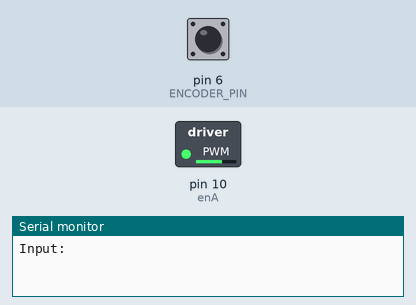
Bench run of a sketch on a simulated Arduino Uno, built with avr-gcc and run on an emulated ATmega328P. Shown: switched loads named in the sketch (green lamp = pin HIGH), the last lines printed to the serial monitor. The test bench sets the inputs (shaded band); at power-on: pin 6 (ENCODER_PIN) HIGH.

Above: at 0.1 s.
At 1.1 s:
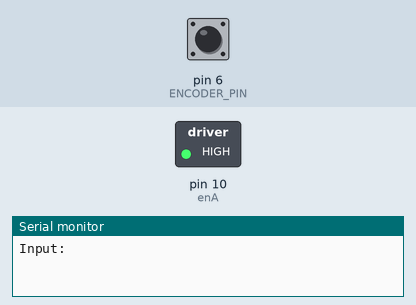
At 8.2 s:
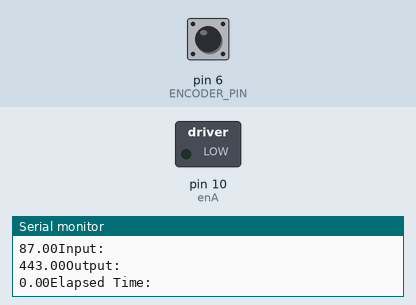
8.3 s: pin 6 (ENCODER_PIN) driven LOW
11.3 s: pin 6 (ENCODER_PIN) pulsed HIGH 2 times (0.12 s each, 0.3 s apart)
14.9 s: pin 6 (ENCODER_PIN) driven HIGH
Timing chart, 0 to 17.9 s (numbered marks = the images above; inputs shaded):
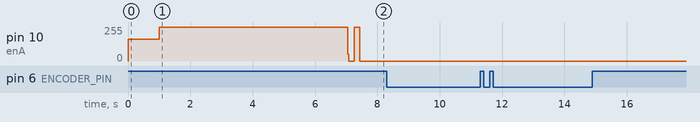

The sketch:

Lab4_2_1.ino
```cpp
// https://tutorial.cytron.io/2012/06/22/pid-for-embedded-design/
// Libraries:
// https://github.com/br3ttb/Arduino-PID-AutoTune-Library/blob/master/PID_AutoTune_v0
// https://github.com/br3ttb/Arduino-PID-Library/blob/master/


/********************************************************
 * PID Basic Example
 * Reading analog input 0 to control analog PWM output 3
 ********************************************************/

//#include "PID_v1.h"
#define LIBRARY_VERSION  1.2.1

class PID
{


  public:

  //Constants used in some of the functions below
  #define AUTOMATIC 1
  #define MANUAL  0
  #define DIRECT  0
  #define REVERSE  1
  #define P_ON_M 0
  #define P_ON_E 1

  //commonly used functions **************************************************************************
    PID(double*, double*, double*,        // * constructor.  links the PID to the Input, Output, and
        double, double, double, int, int);//   Setpoint.  Initial tuning parameters are also set here.
                                          //   (overload for specifying proportional mode)

    PID(double*, double*, double*,        // * constructor.  links the PID to the Input, Output, and
        double, double, double, int);     //   Setpoint.  Initial tuning parameters are also set here

    void SetMode(int Mode);               // * sets PID to either Manual (0) or Auto (non-0)

    bool Compute();                       // * performs the PID calculation.  it should be
                                          //   called every time loop() cycles. ON/OFF and
                                          //   calculation frequency can be set using SetMode
                                          //   SetSampleTime respectively

    void SetOutputLimits(double, double); // * clamps the output to a specific range. 0-255 by default, but
                                          //   it's likely the user will want to change this depending on
                                          //   the application


  //available but not commonly used functions ********************************************************
    void SetTunings(double, double,       // * While most users will set the tunings once in the
                    double);              //   constructor, this function gives the user the option
                                          //   of changing tunings during runtime for Adaptive control
    void SetTunings(double, double,       // * overload for specifying proportional mode
                    double, int);

  void SetControllerDirection(int);   // * Sets the Direction, or "Action" of the controller. DIRECT
                      //   means the output will increase when error is positive. REVERSE
                      //   means the opposite.  it's very unlikely that this will be needed
                      //   once it is set in the constructor.
    void SetSampleTime(int);              // * sets the frequency, in Milliseconds, with which
                                          //   the PID calculation is performed.  default is 100


  //Display functions ****************************************************************
  double GetKp();             // These functions query the pid for interal values.
  double GetKi();             //  they were created mainly for the pid front-end,
  double GetKd();             // where it's important to know what is actually
  int GetMode();              //  inside the PID.
  int GetDirection();           //

  private:
  void Initialize();

  double dispKp;        // * we'll hold on to the tuning parameters in user-entered
  double dispKi;        //   format for display purposes
  double dispKd;        //

  double kp;                  // * (P)roportional Tuning Parameter
    double ki;                  // * (I)ntegral Tuning Parameter
    double kd;                  // * (D)erivative Tuning Parameter

  int controllerDirection;
  int pOn;

    double *myInput;              // * Pointers to the Input, Output, and Setpoint variables
    double *myOutput;             //   This creates a hard link between the variables and the
    double *mySetpoint;           //   PID, freeing the user from having to constantly tell us
                                  //   what these values are.  with pointers we'll just know.

  unsigned long lastTime;
  double outputSum, lastInput;

  unsigned long SampleTime;
  double outMin, outMax;
  bool inAuto, pOnE;
};

// https://github.com/br3ttb/Arduino-PID-Library

/**********************************************************************************************
 * Arduino PID Library - Version 1.2.1
 * by Brett Beauregard <br3ttb@gmail.com> brettbeauregard.com
 *
 * This Library is licensed under the MIT License
 **********************************************************************************************/

#if ARDUINO >= 100
  #include "Arduino.h"
#else
  #include "WProgram.h"
#endif


/*Constructor (...)*********************************************************
 *    The parameters specified here are those for for which we can't set up
 *    reliable defaults, so we need to have the user set them.
 ***************************************************************************/
PID::PID(double* Input, double* Output, double* Setpoint,
        double Kp, double Ki, double Kd, int POn, int ControllerDirection)
{
    myOutput = Output;
    myInput = Input;
    mySetpoint = Setpoint;
    inAuto = false;

    PID::SetOutputLimits(0, 255);        //default output limit corresponds to
                        //the arduino pwm limits

    SampleTime = 100;             //default Controller Sample Time is 0.1 seconds

    PID::SetControllerDirection(ControllerDirection);
    PID::SetTunings(Kp, Ki, Kd, POn);

    lastTime = millis()-SampleTime;
}

/*Constructor (...)*********************************************************
 *    To allow backwards compatability for v1.1, or for people that just want
 *    to use Proportional on Error without explicitly saying so
 ***************************************************************************/

PID::PID(double* Input, double* Output, double* Setpoint,
        double Kp, double Ki, double Kd, int ControllerDirection)
    :PID::PID(Input, Output, Setpoint, Kp, Ki, Kd, P_ON_E, ControllerDirection)
{

}


/* Compute() **********************************************************************
 *     This, as they say, is where the magic happens.  this function should be called
 *   every time "void loop()" executes.  the function will decide for itself whether a new
 *   pid Output needs to be computed.  returns true when the output is computed,
 *   false when nothing has been done.
 **********************************************************************************/
bool PID::Compute()
{
   if(!inAuto) return false;
   unsigned long now = millis();
   unsigned long timeChange = (now - lastTime);
   if(timeChange>=SampleTime)
   {
      /*Compute all the working error variables*/
      double input = *myInput;
      double error = *mySetpoint - input;
      double dInput = (input - lastInput);
      outputSum+= (ki * error);

      /*Add Proportional on Measurement, if P_ON_M is specified*/
      if(!pOnE) outputSum-= kp * dInput;

      if(outputSum > outMax) outputSum= outMax;
      else if(outputSum < outMin) outputSum= outMin;

      /*Add Proportional on Error, if P_ON_E is specified*/
     double output;
      if(pOnE) output = kp * error;
      else output = 0;

      /*Compute Rest of PID Output*/
      output += outputSum - kd * dInput;

      if(output > outMax) output = outMax;
      else if(output < outMin) output = outMin;
      *myOutput = output;

      /*Remember some variables for next time*/
      lastInput = input;
      lastTime = now;
      return true;
   }
   else return false;
}

/* SetTunings(...)*************************************************************
 * This function allows the controller's dynamic performance to be adjusted.
 * it's called automatically from the constructor, but tunings can also
 * be adjusted on the fly during normal operation
 ******************************************************************************/
void PID::SetTunings(double Kp, double Ki, double Kd, int POn)
{
   if (Kp<0 || Ki<0 || Kd<0) return;

   pOn = POn;
   pOnE = POn == P_ON_E;

   dispKp = Kp; dispKi = Ki; dispKd = Kd;

   double SampleTimeInSec = ((double)SampleTime)/1000;
   kp = Kp;
   ki = Ki * SampleTimeInSec;
   kd = Kd / SampleTimeInSec;

  if(controllerDirection ==REVERSE)
   {
      kp = (0 - kp);
      ki = (0 - ki);
      kd = (0 - kd);
   }
}

/* SetTunings(...)*************************************************************
 * Set Tunings using the last-rembered POn setting
 ******************************************************************************/
void PID::SetTunings(double Kp, double Ki, double Kd){
    SetTunings(Kp, Ki, Kd, pOn);
}

/* SetSampleTime(...) *********************************************************
 * sets the period, in Milliseconds, at which the calculation is performed
 ******************************************************************************/
void PID::SetSampleTime(int NewSampleTime)
{
   if (NewSampleTime > 0)
   {
      double ratio  = (double)NewSampleTime
                      / (double)SampleTime;
      ki *= ratio;
      kd /= ratio;
      SampleTime = (unsigned long)NewSampleTime;
   }
}

/* SetOutputLimits(...)****************************************************
 *     This function will be used far more often than SetInputLimits.  while
 *  the input to the controller will generally be in the 0-1023 range (which is
 *  the default already,)  the output will be a little different.  maybe they'll
 *  be doing a time window and will need 0-8000 or something.  or maybe they'll
 *  want to clamp it from 0-125.  who knows.  at any rate, that can all be done
 *  here.
 **************************************************************************/
void PID::SetOutputLimits(double Min, double Max)
{
   if(Min >= Max) return;
   outMin = Min;
   outMax = Max;

   if(inAuto)
   {
     if(*myOutput > outMax) *myOutput = outMax;
     else if(*myOutput < outMin) *myOutput = outMin;

     if(outputSum > outMax) outputSum= outMax;
     else if(outputSum < outMin) outputSum= outMin;
   }
}

/* SetMode(...)****************************************************************
 * Allows the controller Mode to be set to manual (0) or Automatic (non-zero)
 * when the transition from manual to auto occurs, the controller is
 * automatically initialized
 ******************************************************************************/
void PID::SetMode(int Mode)
{
    bool newAuto = (Mode == AUTOMATIC);
    if(newAuto && !inAuto)
    {  /*we just went from manual to auto*/
        PID::Initialize();
    }
    inAuto = newAuto;
}

/* Initialize()****************************************************************
 *  does all the things that need to happen to ensure a bumpless transfer
 *  from manual to automatic mode.
 ******************************************************************************/
void PID::Initialize()
{
   outputSum = *myOutput;
   lastInput = *myInput;
   if(outputSum > outMax) outputSum = outMax;
   else if(outputSum < outMin) outputSum = outMin;
}

/* SetControllerDirection(...)*************************************************
 * The PID will either be connected to a DIRECT acting process (+Output leads
 * to +Input) or a REVERSE acting process(+Output leads to -Input.)  we need to
 * know which one, because otherwise we may increase the output when we should
 * be decreasing.  This is called from the constructor.
 ******************************************************************************/
void PID::SetControllerDirection(int Direction)
{
   if(inAuto && Direction !=controllerDirection)
   {
      kp = (0 - kp);
      ki = (0 - ki);
      kd = (0 - kd);
   }
   controllerDirection = Direction;
}

/* Status Funcions*************************************************************
 * Just because you set the Kp=-1 doesn't mean it actually happened.  these
 * functions query the internal state of the PID.  they're here for display
 * purposes.  this are the functions the PID Front-end uses for example
 ******************************************************************************/
double PID::GetKp(){ return  dispKp; }
double PID::GetKi(){ return  dispKi;}
double PID::GetKd(){ return  dispKd;}
int PID::GetMode(){ return  inAuto ? AUTOMATIC : MANUAL;}
int PID::GetDirection(){ return controllerDirection;}


//#include "PID_AutoTune_v0.h"

class PID_ATune
{


  public:
  //commonly used functions **************************************************************************
    PID_ATune(double*, double*);                         // * Constructor.  links the Autotune to a given PID
    int Runtime();                        // * Similar to the PID Compue function, returns non 0 when done
  void Cancel();                      // * Stops the AutoTune

  void SetOutputStep(double);               // * how far above and below the starting value will the output step?
  double GetOutputStep();                 //

  void SetControlType(int);                 // * Determies if the tuning parameters returned will be PI (D=0)
  int GetControlType();                 //   or PID.  (0=PI, 1=PID)

  void SetLookbackSec(int);             // * how far back are we looking to identify peaks
  int GetLookbackSec();               //

  void SetNoiseBand(double);              // * the autotune will ignore signal chatter smaller than this value
  double GetNoiseBand();                //   this should be acurately set

  double GetKp();                   // * once autotune is complete, these functions contain the
  double GetKi();                   //   computed tuning parameters.
  double GetKd();                   //

  private:
    void FinishUp();
  bool isMax, isMin;
  double *input, *output;
  double setpoint;
  double noiseBand;
  int controlType;
  bool running;
  unsigned long peak1, peak2, lastTime;
  int sampleTime;
  int nLookBack;
  int peakType;
  double lastInputs[101];
    double peaks[10];
  int peakCount;
  bool justchanged;
  bool justevaled;
  double absMax, absMin;
  double oStep;
  double outputStart;
  double Ku, Pu;

};


//#include <PID_AutoTune_v0.h>


PID_ATune::PID_ATune(double* Input, double* Output)
{
  input = Input;
  output = Output;
  controlType =0 ; //default to PI
  noiseBand = 0.5;
  running = false;
  oStep = 30;
  SetLookbackSec(10);
  lastTime = millis();

}


void PID_ATune::Cancel()
{
  running = false;
}

int PID_ATune::Runtime()
{
  justevaled=false;
  if(peakCount>9 && running)
  {
    running = false;
    FinishUp();
    return 1;
  }
  unsigned long now = millis();

  if((now-lastTime)<sampleTime) return false;
  lastTime = now;
  double refVal = *input;
  justevaled=true;
  if(!running)
  { //initialize working variables the first time around
    peakType = 0;
    peakCount=0;
    justchanged=false;
    absMax=refVal;
    absMin=refVal;
    setpoint = refVal;
    running = true;
    outputStart = *output;
    *output = outputStart+oStep;
  }
  else
  {
    if(refVal>absMax)absMax=refVal;
    if(refVal<absMin)absMin=refVal;
  }

  //oscillate the output base on the input's relation to the setpoint

  if(refVal>setpoint+noiseBand) *output = outputStart-oStep;
  else if (refVal<setpoint-noiseBand) *output = outputStart+oStep;


  //bool isMax=true, isMin=true;
  isMax=true;isMin=true;
  //id peaks
  for(int i=nLookBack-1;i>=0;i--)
  {
    double val = lastInputs[i];
    if(isMax) isMax = refVal>val;
    if(isMin) isMin = refVal<val;
    lastInputs[i+1] = lastInputs[i];
  }
  lastInputs[0] = refVal;
  if(nLookBack<9)
  {  //we don't want to trust the maxes or mins until the inputs array has been filled
  return 0;
  }

  if(isMax)
  {
    if(peakType==0)peakType=1;
    if(peakType==-1)
    {
      peakType = 1;
      justchanged=true;
      peak2 = peak1;
    }
    peak1 = now;
    peaks[peakCount] = refVal;

  }
  else if(isMin)
  {
    if(peakType==0)peakType=-1;
    if(peakType==1)
    {
      peakType=-1;
      peakCount++;
      justchanged=true;
    }

    if(peakCount<10)peaks[peakCount] = refVal;
  }

  if(justchanged && peakCount>2)
  { //we've transitioned.  check if we can autotune based on the last peaks
    double avgSeparation = (abs(peaks[peakCount-1]-peaks[peakCount-2])+abs(peaks[peakCount-2]-peaks[peakCount-3]))/2;
    if( avgSeparation < 0.05*(absMax-absMin))
    {
    FinishUp();
      running = false;
    return 1;

    }
  }
   justchanged=false;
  return 0;
}
void PID_ATune::FinishUp()
{
    *output = outputStart;
      //we can generate tuning parameters!
      Ku = 4*(2*oStep)/((absMax-absMin)*3.14159);
      Pu = (double)(peak1-peak2) / 1000;
}

double PID_ATune::GetKp()
{
  return controlType==1 ? 0.6 * Ku : 0.4 * Ku;
}

double PID_ATune::GetKi()
{
  return controlType==1? 1.2*Ku / Pu : 0.48 * Ku / Pu;  // Ki = Kc/Ti
}

double PID_ATune::GetKd()
{
  return controlType==1? 0.075 * Ku * Pu : 0;  //Kd = Kc * Td
}

void PID_ATune::SetOutputStep(double Step)
{
  oStep = Step;
}

double PID_ATune::GetOutputStep()
{
  return oStep;
}

void PID_ATune::SetControlType(int Type) //0=PI, 1=PID
{
  controlType = Type;
}
int PID_ATune::GetControlType()
{
  return controlType;
}

void PID_ATune::SetNoiseBand(double Band)
{
  noiseBand = Band;
}

double PID_ATune::GetNoiseBand()
{
  return noiseBand;
}

void PID_ATune::SetLookbackSec(int value)
{
    if (value<1) value = 1;

  if(value<25)
  {
    nLookBack = value * 4;
    sampleTime = 250;
  }
  else
  {
    nLookBack = 100;
    sampleTime = value*10;
  }
}

int PID_ATune::GetLookbackSec()
{
  return nLookBack * sampleTime / 1000;
}


//#include "motor.h"

// Motor A
#define enA 10
#define in1 11
#define in2 12

void InitMotor();
void MotorForward(int speed);
void MotorBackward(int speed);
void MotorStop();


void InitMotor() {
  pinMode(enA, OUTPUT);
    pinMode(in1, OUTPUT);
    pinMode(in2, OUTPUT);
}

void MotorForward(int speed) {

  digitalWrite(in1, LOW);
    digitalWrite(in2, HIGH);
    analogWrite(enA,speed);
}

void MotorBackward(int speed) {
  digitalWrite(in1, HIGH);
    digitalWrite(in2, LOW);
    // analogWrite(enA,PowerToSpeed(power));
    analogWrite(enA,speed);
}

void MotorStop() {
  digitalWrite(in1, LOW);
    digitalWrite(in2, LOW);
    analogWrite(enA,0);
}

//#include "encoder.h"

#define ENCODER_PIN 6 // change


int maxTimeOneRotation;

void EncoderInit() {
   pinMode(ENCODER_PIN,INPUT);
  MotorForward(165);

  delay(1000);

  MotorForward(255);
    delay(3000);

    while(ReadEncoderValue()!=1);
      unsigned long startTime = millis();
 delay(50);
     while(ReadEncoderValue()!=1);
    unsigned long elapsedTime = millis()-startTime;
     //MotorStop();
    Serial.println("max time 1 rotation:");
    Serial.println(elapsedTime);
    maxTimeOneRotation = elapsedTime;
    delay(3000);
}
double ReadEncoderValue() {
   int value = digitalRead(ENCODER_PIN);

 // Serial.println("Encoder value:");
 // Serial.println(value);
 return value;

}

double Setpoint, Input, Output;

//Specify the links and initial tuning parameters
// Kp, Ki, Kd
PID myPID(&Input, &Output, &Setpoint,600,100,10, DIRECT);
PID_ATune aTune(&Input, &Output);

/*********
 * ADDED CODE
 */
bool tuning;
byte ATuneModeRemember=2;
double aTuneStep=50, aTuneNoise=1, aTuneStartValue=100;
unsigned int aTuneLookBack=20;
double kp=2,ki=0.5,kd=2;
/**************/

void AutoTuneInit() {
    tuning=false;
    changeAutoTune();
    tuning=true;
}


void AutoTuneHelper(boolean start)
{
  if(start)
    ATuneModeRemember = myPID.GetMode();
  else
    myPID.SetMode(ATuneModeRemember);
}


void changeAutoTune()
{
 if(!tuning)
  {
    //Set the output to the desired starting frequency.
    Output=aTuneStartValue;
    aTune.SetNoiseBand(aTuneNoise);
    aTune.SetOutputStep(aTuneStep);
    aTune.SetLookbackSec((int)aTuneLookBack);
    AutoTuneHelper(true);
    tuning = true;
  }
  else
  { //cancel autotune
    aTune.Cancel();
    tuning = false;
    AutoTuneHelper(false);
  }
}

void PID_Init() {
  //turn the PID on
  myPID.SetMode(AUTOMATIC);

  //kp = aTune.GetKp();
 // ki = aTune.GetKi();
 // kd = aTune.GetKd();
 // myPID.SetTunings(kp,ki,kd);
}

void SerialInit() {
   Serial.begin(9600);
}

unsigned long currentTime;
unsigned long prevTime;


void TimeInit() {
  currentTime = millis();
  prevTime = millis();
}
void setup()
{
  TimeInit();
  SerialInit();
  //initialize the variables we're linked to
  Input = ReadEncoderValue();

  Serial.println("Input:");
  Setpoint = 230;

  AutoTuneInit();
  PID_Init();

  EncoderInit();
   MotorForward(50);
}
 int counter = 0;
 int angle = 0;
 int aState;
 int aLastState;


double CalculateMotorSpeed(unsigned long time_1_rotation) {
  //return 1000.0/time_1_rotation;
  return time_1_rotation;
}

unsigned long CalculateElapsedTime(unsigned long prevTime, unsigned long currentTime) {
  return currentTime - prevTime;
}

int motorSpeed;
void loop()
{

  // O rotatie completa
  if(ReadEncoderValue()==1) {
    prevTime = currentTime;
  currentTime = millis();

    //TODO:calculate Speed
  //  motorSpeed = 110;
    unsigned long elapsedTime = CalculateElapsedTime(prevTime, currentTime);
    Serial.println("Elapsed Time:");
    Serial.println(elapsedTime);
    motorSpeed = CalculateMotorSpeed(elapsedTime);
    Serial.println("---Motor speed:----");
    Serial.println(motorSpeed);
  }
  Input = motorSpeed;
  Serial.println("Input:");
 Serial.print(Input);
  Input = map(Input, 0, maxTimeOneRotation, 0, 255);  //Scales 0-1023 to 0-255 (or whatever you want)
  myPID.Compute();

  Serial.println("Input:");
  Serial.print(Input);
  Serial.println("Output:");
  Serial.print(Output);

  MotorForward(Output);

}
```

Source omitted: motor.cpp (531 bytes), motor.h (197 bytes)
